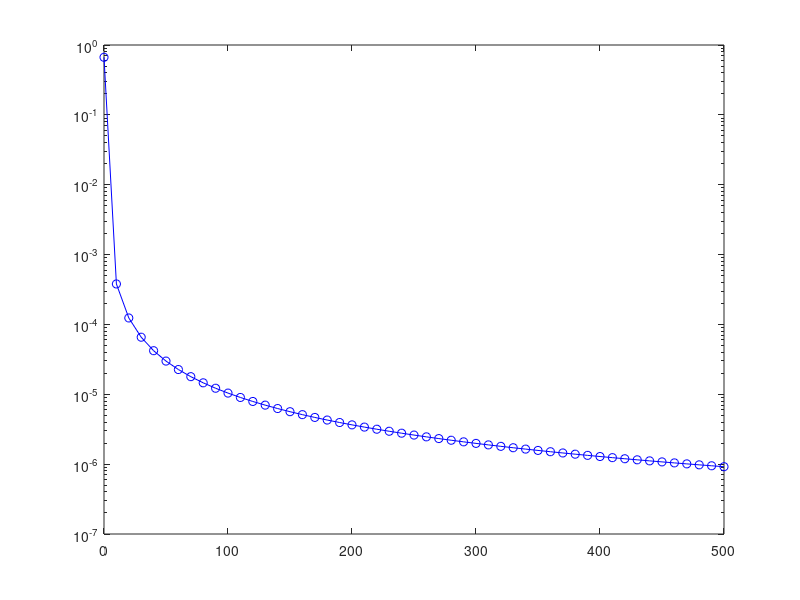

MATLAB code to generate this figure: (Note: a time limit stopped this script after it produced the figure.)
% Numerik 1 SS18
% Uebung 10, Aufgabe 1
% David und Tracy

function [] = run_10_1()
% Test multilevel Quadratur Funktion
  a=0; b=1; 
  n = (0:10:500);
  Nmax = 1000;
  tol = 10^(-10);
  % Test 1 y = x
%  disp('--------------------------------------')
%  disp('Test 1: y = x');
%  y1 = multilevel_quad(@testfunktion1, a, b, n, Nmax, tol)
%  
  % Test 2 y = sqrt(x)
  disp('--------------------------------------')
  disp('Test 2: sqrt(x)');
  for i = 1:length(n)
    y_sqrt(i) = multilevel_quad(@sqrt, a, b, n(i), Nmax, tol);
    error_sqrt(i) = norm(y_sqrt(i) - 2/3);
  end
  
  
  % Test 3 y = sin(x)
  a=0; b=pi; 
  disp('--------------------------------------')
  disp('Test 3: sin(x)');
  for i = 1:length(n)
    y_sin(i) = multilevel_quad(@sin, a, b, n(i), Nmax, tol);
    error_sin(i) = norm(y_sin(i) - 2);
  end 
  
  % Test 4 arctan
  a=-1; b=1;
  gamma=[1 10 100 500]; 
  disp('--------------------------------------')
  disp('Test 4');
  for i = 1:length(n)
    for j = 1:4
      g = @(x) testfunktion4(x, gamma(j));
      y_arctan(i,j) = multilevel_quad(g, a, b, n(i), Nmax, tol);
      error_arctan(i,j) = norm(y_arctan(i,j) - 2/gamma(j)*atan(gamma(j)) ); 
    end
  end
  
  % Plots
  figure
  semilogy(n, error_sqrt, 'bo-');
  
  figure 
  semilogy(n, error_sin, 'bo-');
  
  figure 
  semilogy(n, error_arctan(:,1), 'bo-');
  hold on
  semilogy(n, error_arctan(:,2), 'ro-');
  semilogy(n, error_arctan(:,3), 'go-');
  semilogy(n, error_arctan(:,4), 'ko-');
  hold off
end

function y = multilevel_quad(fun, a, b, n, Nmax, tol)
% Funktion zur Integration  anhand von Multilevel Quadratur
%  fun : Zu integrierende Funktion
%  a   : obere Intervallgrenze
%  b   : untere Intervallgrenze
%  n   : Anzahl der aequidistanten Intervalle zu Beginn
%  Nmax: Anzahl der maximal zulässigen Intervalle
%  tol : Toleranzgrenze

  % Array fuer lokale Fehler
  e_loc = zeros(1);
  % Initialisiere globalen Fehler
  e_glob = 1;
  % Stuetzstellen
  z = linspace(a,b,n);
  % Initialisiere Trapez und Simpson Summe
  Trapez = 0;
  Simpson = 0;
  
  k = 2;  
  % Fehler berechnung fuer jedes Teilintervall
    while (k <= length(z)) && (n <= Nmax) 
      
      % Maximumsstrategie fuer Schwellwert der lokalen Fehler
      nu = max(abs(e_loc(:)));
      
      h_k = z(k) - z(k-1);
      % I_k = [z(k),z(k-1)];
      % Trapez-Regel
      Trapez(k) = 1/2*( fun(z(k-1)) + fun(z(k)) )*h_k;
    
      % Simpson-Regel
      z_halb = 1/2*( z(k-1) + z(k));
      Simpson(k) = h_k/6*( fun(z(k-1)) + 4*fun(z_halb) + fun(z(k)));
    
      % lokale a posteriori Fehlerschaetzung
      e_loc(k) = Simpson(k) - Trapez(k);
   
      % Einhaltung des Schwellwerts fuer globalen Fehler
      if (abs(e_loc(k)) ) > nu && (abs(e_glob) > 1/2*tol)
        z(k+1:end+1) = z(k:end);
        z(k) = z_halb;
        n = n+1;
      else 
        k = k+1;
      end
    % globaler Fehler
    e_glob = sum(e_loc(:));
    end % while loop    
  
  %disp('Anzahl von Stuetzstellen am Ende:'); n
  y = sum(Simpson);
  
end

function y = testfunktion1(x)
  y = x;
end

function y = testfunktion4(x, gamma)
  y = 1 / (1 + (gamma*x)^2);
end

% Tatsächliche Stammfunktionen zum Vergleich der Fehler
function y = stamm_sqrt(x)
  y = 2/3*x^(3/2)
end

function y = stamm_gamma(x, gamma)
  y = 2/gamma * arctan(gamma)
end
